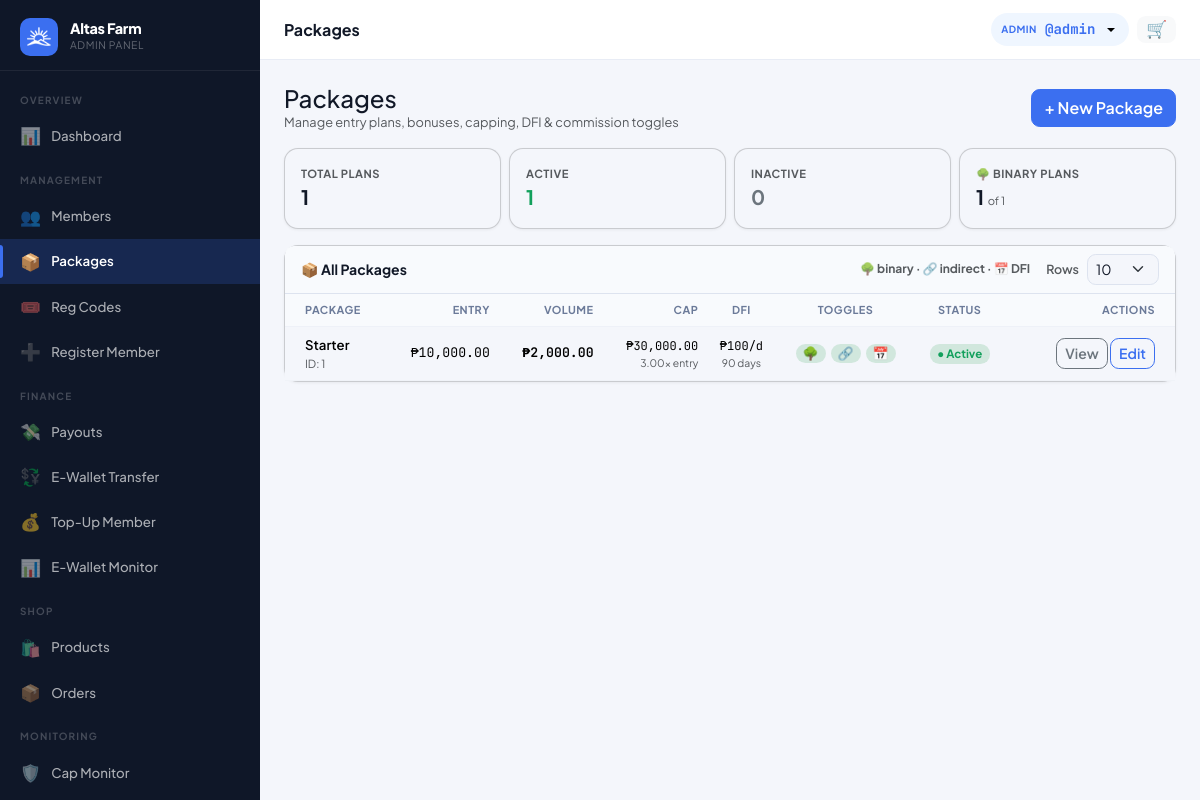
/?page=admin_packages (signed in), run on the app's committed database.
### tables this page shows
CREATE TABLE settings (
  key_name   VARCHAR(80) NOT NULL PRIMARY KEY,
  value      TEXT        NOT NULL,
  updated_at TIMESTAMP DEFAULT CURRENT_TIMESTAMP ON UPDATE CURRENT_TIMESTAMP
);

CREATE TABLE users (
  id                INT UNSIGNED AUTO_INCREMENT PRIMARY KEY,
  username          VARCHAR(40)  NOT NULL UNIQUE,
  password_hash     VARCHAR(255) NOT NULL,
  role              ENUM('member','admin','superadmin') NOT NULL DEFAULT 'member',
  package_id        INT UNSIGNED NULL,
  reg_code_id           INT UNSIGNED NULL,
  reg_payment_method    ENUM('code','ewallet','pending') NOT NULL DEFAULT 'code',
  reg_paid_by           INT UNSIGNED NULL,

   
  sponsor_id        INT UNSIGNED NULL,
  binary_parent_id  INT UNSIGNED NULL,
  binary_position   ENUM('left','right') NULL,

   
  left_count        INT UNSIGNED NOT NULL DEFAULT 0,
  left_count_paid   INT UNSIGNED NOT NULL DEFAULT 0,
  right_count       INT UNSIGNED NOT NULL DEFAULT 0,
  right_count_paid  INT UNSIGNED NOT NULL DEFAULT 0,
  pairs_paid        INT UNSIGNED NOT NULL DEFAULT 0,
  pairs_flushed     INT UNSIGNED NOT NULL DEFAULT 0,
  pairs_paid_today  INT UNSIGNED NOT NULL DEFAULT 0,   

   
  lifetime_earned       DECIMAL(14,2) NOT NULL DEFAULT 0.00,
  cap_status            ENUM('active','capped','perminact') NOT NULL DEFAULT 'active',
  capping_bypass        TINYINT(1)   NOT NULL DEFAULT 0,
  daily_cap_bypass      TINYINT(1)   NOT NULL DEFAULT 0,
  capped_at             TIMESTAMP NULL,
  last_reactivation_at  TIMESTAMP NULL,
  dfi_days_used         INT UNSIGNED NOT NULL DEFAULT 0,
  dfi_active            TINYINT(1)   NOT NULL DEFAULT 1,
  cd_active             TINYINT(1)   NOT NULL DEFAULT 0,
  ewallet_sent_today      DECIMAL(12,2) NOT NULL DEFAULT 0.00,
  ewallet_sent_this_week  DECIMAL(12,2) NOT NULL DEFAULT 0.00,

   
  full_name         VARCHAR(120) NULL,
  email             VARCHAR(120) NULL,
  mobile            VARCHAR(20)  NULL,
  gcash_number      VARCHAR(20)  NULL,
  maya_number       VARCHAR(20)  NULL,
  usdt_trc20_address VARCHAR(100) NULL,
  usdt_bep20_address VARCHAR(100) NULL,
  address           TEXT         NULL,
  photo             VARCHAR(200) NULL,

  ewallet_balance       DECIMAL(14,2) NOT NULL DEFAULT 0.00,
  withdrawable_balance  DECIMAL(14,2) NOT NULL DEFAULT 0.00,
  status                ENUM('active','suspended','pending','deactivated') NOT NULL DEFAULT 'active',
  joined_at         TIMESTAMP DEFAULT CURRENT_TIMESTAMP,
  last_login        TIMESTAMP NULL,

  FOREIGN KEY (sponsor_id)       REFERENCES users(id) ON DELETE SET NULL,
  FOREIGN KEY (binary_parent_id) REFERENCES users(id) ON DELETE SET NULL,
  FOREIGN KEY (package_id)       REFERENCES packages(id) ON DELETE SET NULL
);

CREATE TABLE packages (
  id                        INT UNSIGNED AUTO_INCREMENT PRIMARY KEY,
  name                      VARCHAR(80)      NOT NULL,
  image                     VARCHAR(200)     NULL,
  entry_fee                 DECIMAL(12,2)    NOT NULL,
  pairing_bonus             DECIMAL(12,2)    NOT NULL,
  daily_pair_cap            TINYINT UNSIGNED NOT NULL DEFAULT 3,
  direct_ref_bonus          DECIMAL(12,2)    NOT NULL DEFAULT 0.00,
   
  lifetime_cap_multiplier   DECIMAL(5,2)     NOT NULL DEFAULT 3.00,
  reactivation_fee          DECIMAL(12,2)    NOT NULL DEFAULT 0.00,
  reactivation_window_days  INT              NOT NULL DEFAULT 15,
  daily_fixed_income        DECIMAL(12,2)    NOT NULL DEFAULT 0.00,
  daily_fixed_income_days   INT              NOT NULL DEFAULT 90,
  status                    ENUM('active','inactive') NOT NULL DEFAULT 'active',
  indirect_referral_enabled TINYINT(1)       NOT NULL DEFAULT 1,
  dfi_enabled               TINYINT(1)       NOT NULL DEFAULT 1,
  pairing_enabled           TINYINT(1)       NOT NULL DEFAULT 1,
  created_at                TIMESTAMP DEFAULT CURRENT_TIMESTAMP
);

### views/admin/packages.php (the view, shortened to what the rows shown need)
<?php require 'views/partials/head.php'; ?>
<?php require 'views/partials/sidebar_admin.php'; ?>
<div class="main-content">
  <?php require 'views/partials/topbar.php'; ?>
  <div class="page-content">
    <?php
      $totalPkg  = count($allPackages);
      $activePkg = count(array_filter($allPackages, fn($p) => ($p['status'] ?? '') === 'active'));
      $inactivePkg = $totalPkg - $activePkg;
      $binaryPkg = count(array_filter($allPackages, fn($p) => (int)($p['pairing_enabled'] ?? 1) === 1));
    ?>
    <div class="row g-2 mb-3">
      <div class="col-6 col-md-3">
        <div class="card p-3">
          <div class="text-muted" style="font-size:.7rem;font-weight:700;text-transform:uppercase;letter-spacing:.5px;">Active</div>
          <div class="fw-bold fs-5 text-success"><?= $activePkg ?></div>
        </div>
      </div>
      <div class="col-6 col-md-3">
        <div class="card p-3">
          <div class="text-muted" style="font-size:.7rem;font-weight:700;text-transform:uppercase;letter-spacing:.5px;">Inactive</div>
          <div class="fw-bold fs-5 text-secondary"><?= $inactivePkg ?></div>
        </div>
      </div>
      <div class="col-6 col-md-3">
        <div class="card p-3">
          <div class="text-muted" style="font-size:.7rem;font-weight:700;text-transform:uppercase;letter-spacing:.5px;">🌳 Binary Plans</div>
          <div class="fw-bold fs-5"><?= $binaryPkg ?> <span class="text-muted" style="font-size:.7rem;font-weight:400;">of <?= $totalPkg ?></span></div>
        </div>
      </div>
    </div>
    <div class="card">
      <div class="table-responsive">
        <table class="table table-hover align-middle mb-0">
          <thead>
            <tr>
              <th style="padding-left:1.25rem;">Package</th>
              <th class="text-end">Entry</th>
              <th class="text-end">Volume</th>
              <th class="text-end">Cap</th>
              <th class="text-center">DFI</th>
              <th class="text-center">Toggles</th>
              <th class="text-center">Status</th>
              <th class="text-end" style="padding-right:1.25rem;width:170px;">Actions</th>
            </tr>
          </thead>
          <tbody>
            <?php if (empty($packages['data'])): ?>
              <tr>
                <td colspan="8" class="text-center py-5 text-muted">
                  <div style="font-size:2rem;opacity:.3;margin-bottom:.5rem;">📦</div>
                  <div>No packages yet.</div>
                  <div style="font-size:.8rem;">Click <strong>+ New Package</strong> to create your first plan.</div>
                </td>
              </tr>
            <?php else: ?>
              <?php foreach ($packages['data'] as $pkg):
                $lifetimeCap = (float)$pkg['entry_fee'] * (float)$pkg['lifetime_cap_multiplier'];
                $hasDfi = (float)$pkg['daily_fixed_income'] > 0;
                $dfiOn = $hasDfi && (int)$pkg['dfi_enabled'] === 1;
              ?>
                <tr>
                  <td style="padding-left:1.25rem;">
                    <div class="d-flex align-items-center gap-2">
                      <div>
                        <div class="fw-semibold"><?= e($pkg['name']) ?></div>
                        <div class="text-muted" style="font-size:.7rem;">ID: <?= (int)$pkg['id'] ?></div>
                      </div>
                    </div>
                  </td>
                  <td class="text-end font-mono"><?= fmt_money($pkg['entry_fee']) ?></td>
                  <td class="text-end font-mono td-green"><?= fmt_money($pkg['pairing_bonus']) ?></td>
                  <td class="text-end">
                    <div class="font-mono" style="font-size:.75rem;"><?= fmt_money($lifetimeCap) ?></div>
                    <div class="text-muted" style="font-size:.65rem;"><?= $pkg['lifetime_cap_multiplier'] ?>× entry</div>
                  </td>
                  <td class="text-center">
                    <?php if ($hasDfi): ?>
                      <div class="font-mono" style="font-size:.75rem;color:var(--pink);">₱<?= number_format((float)$pkg['daily_fixed_income'], 0) ?>/d</div>
                      <div class="text-muted" style="font-size:.65rem;"><?= (int)$pkg['daily_fixed_income_days'] ?> days</div>
                    <?php else: ?>
                      <span class="text-muted" style="font-size:.75rem;">—</span>
                    <?php endif; ?>
                  </td>
                  <td class="text-center">
                    <div style="display:flex;gap:5px;flex-wrap:nowrap;justify-content:center;">
                      <span class="badge toggle-badge <?= (int)$pkg['pairing_enabled'] === 1 ? 'bg-success-subtle text-success' : 'bg-secondary-subtle text-secondary toggle-off' ?>" title="Binary Network: <?= (int)$pkg['pairing_enabled'] === 1 ? 'ON' : 'OFF' ?>">🌳</span>
                      <span class="badge toggle-badge <?= (int)$pkg['indirect_referral_enabled'] === 1 ? 'bg-success-subtle text-success' : 'bg-secondary-subtle text-secondary toggle-off' ?>" title="Indirect Referral: <?= (int)$pkg['indirect_referral_enabled'] === 1 ? 'ON' : 'OFF' ?>">🔗</span>
                      <span class="badge toggle-badge <?= $dfiOn ? 'bg-success-subtle text-success' : 'bg-secondary-subtle text-secondary toggle-off' ?>" title="Daily Fixed Income: <?= $dfiOn ? 'ON' : 'OFF' ?>">📅</span>
                    </div>
                  </td>
                  <td class="text-center">
                    <?php if ($pkg['status'] === 'active'): ?>
                      <span class="badge bg-success-subtle text-success" style="font-size:.72rem;">● Active</span>
                    <?php else: ?>
                      <span class="badge bg-secondary-subtle text-secondary" style="font-size:.72rem;">○ Inactive</span>
                    <?php endif; ?>
                  </td>
                  <td class="text-end" style="padding-right:1.25rem;">
                    <a href="<?= APP_URL ?>/?page=admin_packages&view=<?= (int)$pkg['id'] ?>" class="btn btn-sm btn-outline-secondary">View</a>
                    <a href="<?= APP_URL ?>/?page=admin_packages&edit=<?= (int)$pkg['id'] ?>" class="btn btn-sm btn-outline-primary">Edit</a>
                  </td>
                </tr>
              <?php endforeach; ?>
            <?php endif; ?>
          </tbody>
        </table>
      </div>
    </div>
  </div>
</div>
<?php require 'views/partials/footer.php'; ?>

### views/partials/sidebar_admin.php (shortened to what the rows shown need)
<?php
$cp = current_page();
$adminUser = Auth::user();
$initial = strtoupper(substr($adminUser['username'] ?? 'A', 0, 1));
$pendingPayouts = (int)db()->query("SELECT COUNT(*) FROM payout_requests WHERE status='pending'")->fetchColumn();
$pendingMembers = (int)db()->query("SELECT COUNT(*) FROM users WHERE role='member' AND status='pending'")->fetchColumn();
if (!function_exists('renderAdminNav')) {
function renderAdminNav($cp, $adminUser, $initial, $pendingPayouts, $pendingMembers)
{ ?>
  <div class="sidebar-brand">
    <div>
      <div class="brand-name"><?= e(setting('site_name', APP_NAME)) ?></div>
      <div class="brand-sub">Admin Panel</div>
    </div>
  </div>
<?php } ?>
<?php }  ?>
<div class="sidebar d-none d-lg-flex flex-column">
  <?php renderAdminNav($cp, $adminUser, $initial, $pendingPayouts, $pendingMembers); ?>
</div>

### views/partials/topbar.php (shortened to what the rows shown need)
<?php
if (isset($_GET['page']) && $_GET['page'] === 'admin_user_view' && !empty($_GET['id']) && Auth::isAdmin()) {
    $topbarUser = getUserById((int)$_GET['id']);
    if (!$topbarUser) {
        flash('error', 'User not found.');
        redirect('/?page=admin_users');
    }
    $walletUser = $topbarUser;
} else {
    $topbarUser = Auth::user();
}
?>
<div class="topbar-wrapper no-print">
    <div class="d-flex align-items-center gap-2">
        <div class="dropdown">
            <button class="topbar-balance border-0 dropdown-toggle" type="button"
                data-bs-toggle="dropdown" aria-expanded="false"
                title="<?= e($topbarUser['username'] ?? '') ?>" style="cursor:pointer;">
                <span class="bal-label"><?= Auth::isAdmin() ? 'Admin' : 'User' ?></span>
                <span class="bal-amount">@<?= e($topbarUser['username'] ?? '') ?></span>
            </button>
        </div>
    </div>
</div>

### data on the page
settings: value "Altas Farm"
users: username "admin"
packages: status "1", status "0", pairing_enabled "1", name "Starter", id "1", entry_fee "₱10,000.00", pairing_bonus "₱2,000.00", fmt_money($lifetimeCap) "₱30,000.00", lifetime_cap_multiplier "3.00", daily_fixed_income "100", daily_fixed_income_days "90", shows "● Active"

### other printed values
$pageTitle "Packages"
$totalPkg "1"
form field per_page "10"
